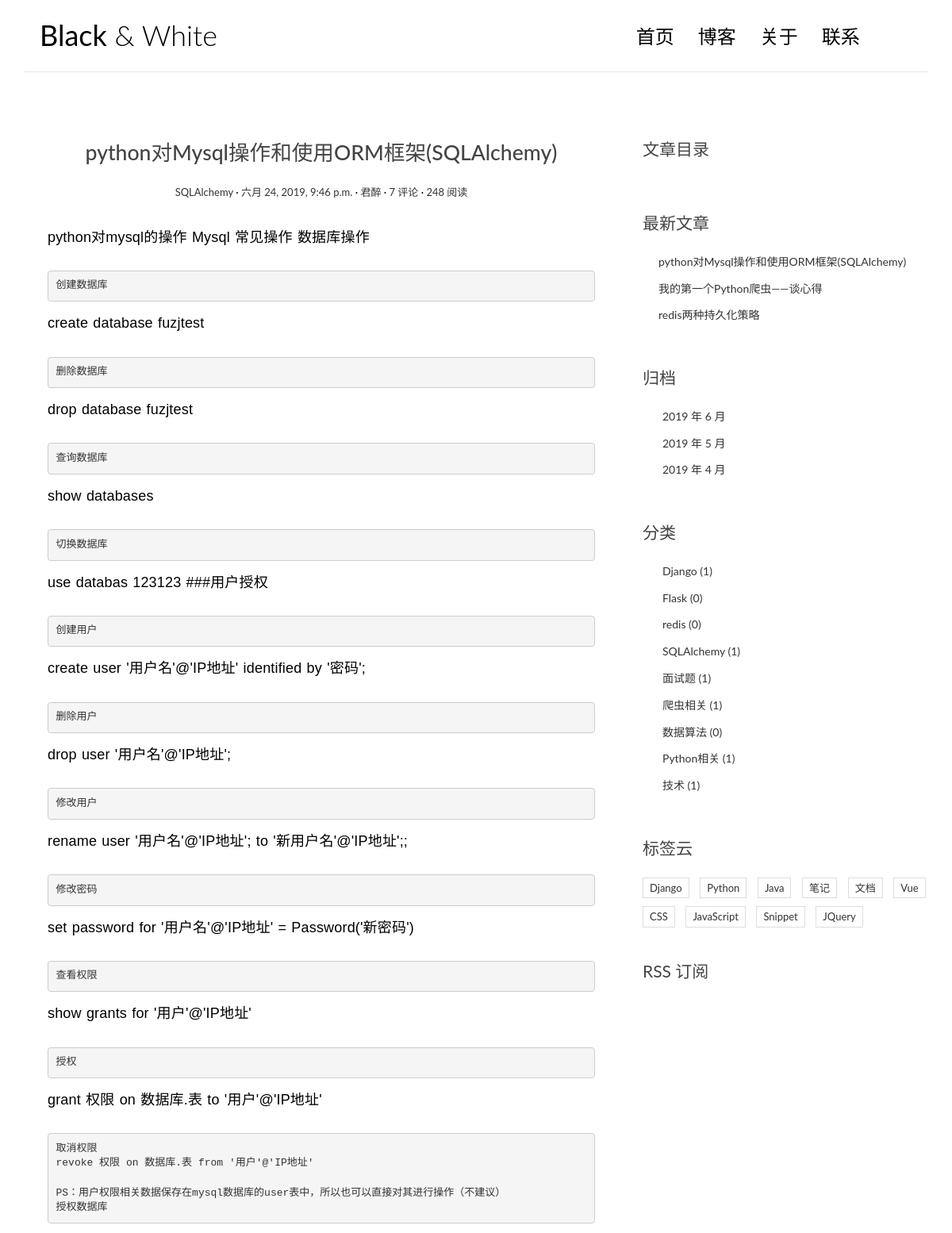
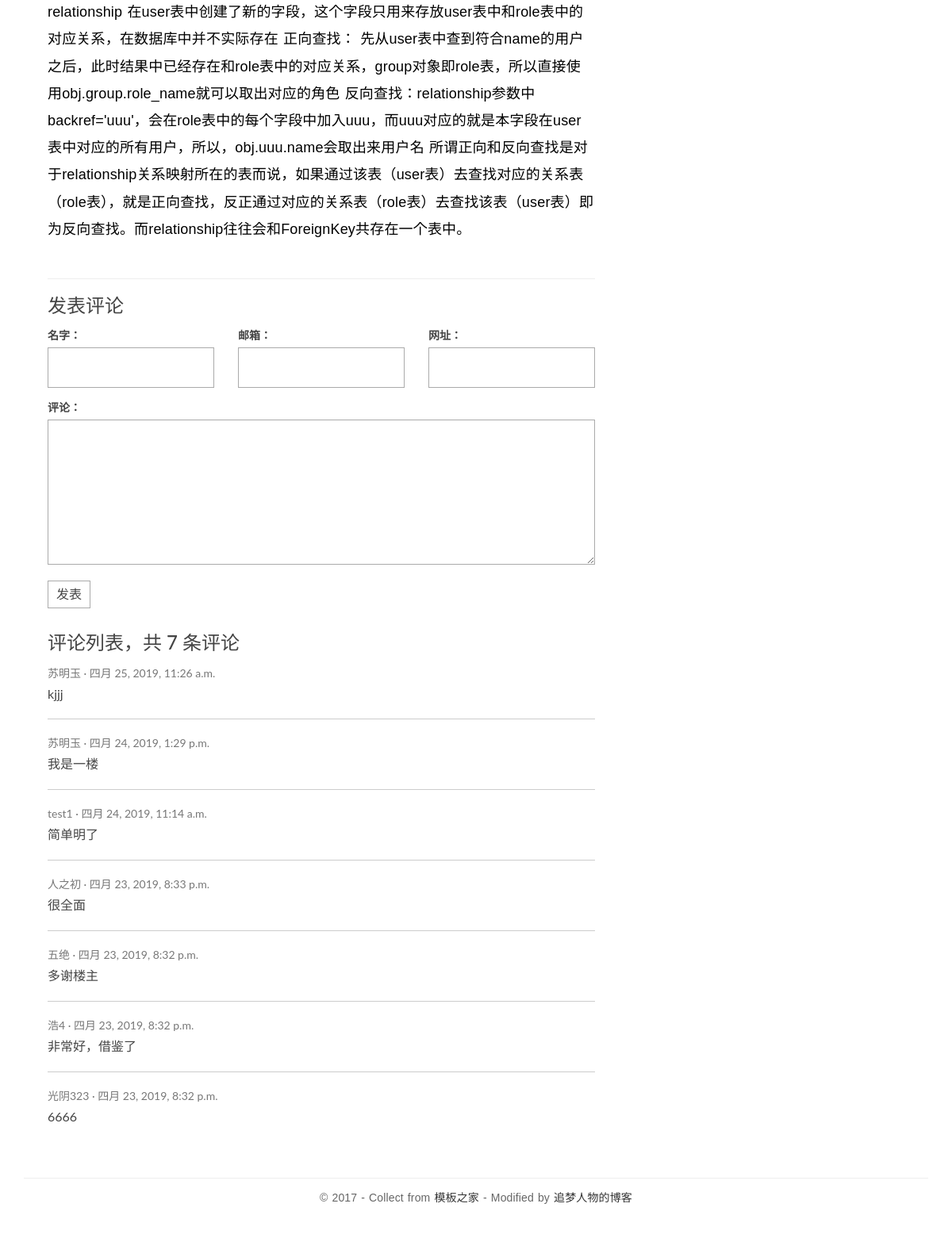
Screenshot of /blog/blogdetail/4/ with the database file from the repository (2 pictures, top to bottom).
### blog/models.py (models this page shows, shortened)
class Blog(models.Model):
    title = models.CharField('标题', max_length=250)
    author = models.CharField('作者', max_length=20)
    content = models.TextField('内容')
    pub_date = models.DateTimeField('发布时间', auto_now_add=True)
    view_num = models.PositiveIntegerField('阅读量', default=0)
    category = models.ForeignKey(Category, on_delete=models.CASCADE, verbose_name='分类')
    tag = models.ManyToManyField(Tag, verbose_name='标签')
    class Meta:
        ordering = ('-pub_date',)
        verbose_name = '博客'
        verbose_name_plural = verbose_name

class Category(models.Model):
    name = models.CharField('名称', max_length=30)
    class Meta:
        verbose_name = '类别'
        verbose_name_plural = verbose_name

class Comment(models.Model):
    blog = models.ForeignKey(Blog, on_delete=models.CASCADE, verbose_name='博客')
    name = models.CharField('姓名', max_length=20)
    email = models.EmailField('邮箱')
    content = models.CharField('内容', max_length=250)
    pub_date = models.DateTimeField('发布时间', auto_now_add=True)
    class Meta:
        ordering = ('-pub_date',)
        verbose_name = '评论'
        verbose_name_plural = verbose_name

class Tag(models.Model):
    name = models.CharField('名称', max_length=20)
    class Meta:
        verbose_name = '标签'
        verbose_name_plural = verbose_name

### blog/views.py (the view)
# urls.py: url(r'^blogdetail/(\d+)/$', views.blogdetail, name='blogdetail'),
def blogdetail(request, bid):
    blogdetail = Blog.objects.get(pk=bid)
    blogdetail.view_num += 1
    blogdetail.save()
    md = markdown.Markdown(extensions=[
                                       'markdown.extensions.extra',
                                       'markdown.extensions.codehilite',
                                       'markdown.extensions.toc',
                                   ])
    blogdetail.content = md.convert(blogdetail.content)
    blogdetail.toc = md.toc
    commentlist = blogdetail.comment_set.all()
    bloglist = Blog.objects.all()
    bloglist3 = Blog.objects.all()[:3]
    categorylist = Category.objects.all()
    taglist = Tag.objects.all()[:10]
    dates = Blog.objects.dates('pub_date', 'month', order='DESC')[:3]
    return render(request, 'blog/single.html', {'blogdetail': blogdetail, 'commentlist': commentlist,
                                                'bloglist': bloglist, 'bloglist3': bloglist3,
                                                'categorylist': categorylist, 'taglist': taglist, 'dates': dates})

### templates/blog/single.html (shortened to what this page needs)
<!DOCTYPE html>
<html>
<head>
    <link rel="stylesheet" href="/static/css/bootstrap.min.css">
    <link rel="stylesheet" href="http://code.ionicframework.com/ionicons/2.0.1/css/ionicons.min.css">
    <link rel="stylesheet" href="/static/css/pace.css">
    <link rel="stylesheet" href="/static/css/custom.css">
</head>
<body id="single">
<div class="container">
    <header id="site-header">
        <div class="row">
            <div class="col-md-4 col-sm-5 col-xs-8">
                <div class="logo">
                    <h1><a href="{% url 'blog:index' %}"><b>Black</b> &amp; White</a></h1>
                </div>
            </div>
            <div class="col-md-8 col-sm-7 col-xs-4">
                <nav class="main-nav" role="navigation">
                    <div class="collapse navbar-collapse" id="bs-example-navbar-collapse-1">
                        <ul class="nav navbar-nav navbar-right">
                            <li class="cl-effect-11"><a href="{% url 'blog:index' %}" data-hover="首页">首页</a></li>
                            <li class="cl-effect-11"><a href="full-width.html" data-hover="博客">博客</a></li>
                            <li class="cl-effect-11"><a href="about.html" data-hover="关于">关于</a></li>
                            <li class="cl-effect-11"><a href="contact.html" data-hover="联系">联系</a></li>
                        </ul>
                    </div>
                </nav>
            </div>
        </div>
    </header>
</div>
<div class="content-body">
    <div class="container">
        <div class="row">
            <main class="col-md-8">
                <article class="post post-1">
                    <header class="entry-header">
                        <h1 class="entry-title">{{ blogdetail.title }}</h1>
                        <div class="entry-meta">
                            <span class="post-category"><a href="#">{{ blogdetail.category.name }}</a></span>
                            <span class="post-date">
                                <a href="#">
                                    <time class="entry-date" datetime="2012-11-09T23:15:57+00:00">
                                        {{ blogdetail.pub_date }}
                                    </time>
                                </a>
                            </span>
                            <span class="post-author"><a href="#">{{ blogdetail.author }}</a></span>
                            <span class="comments-link"><a href="#">{{ blogdetail.comment_set.all.count }} 评论</a></span>
                            <span class="views-count"><a href="#">{{ blogdetail.view_num }} 阅读</a></span>
                        </div>
                    </header>
                    <div class="entry-content clearfix">
                        {{ blogdetail.content|safe }}
                    </div>
                </article>
                <section class="comment-area" id="comment-area">
                    <hr>
                    <h3>发表评论</h3>
                    <form action="{% url 'blog:addcomment' blogdetail.id %}" method="post" class="comment-form">
                        <div class="row">
                            <div class="col-md-4">
                                <label for="id_name">名字：</label>
                                <input type="text" id="id_name" name="name" required>
                            </div>
                            <div class="col-md-4">
                                <label for="id_email">邮箱：</label>
                                <input type="email" id="id_email" name="email" required>
                            </div>
                            <div class="col-md-4">
                                <label for="id_url">网址：</label>
                                <input type="text" id="id_url" name="url">
                            </div>
                            <div class="col-md-12">
                                <label for="id_comment">评论：</label>
                                <textarea name="comment" id="id_comment" required></textarea>
                                <button type="submit" class="comment-btn">发表</button>
                            </div>
                        </div>
                    </form>
                    <div class="comment-list-panel">
                        <h3>评论列表，共 <span>{{ commentlist.count }}</span> 条评论</h3>
                        <ul class="comment-list list-unstyled">
                            {% for comment in commentlist %}
                                <li class="comment-item">
                                    <span class="nickname">{{ comment.name }}</span>
                                    <time class="submit-date" datetime="2012-11-09T23:15:57+00:00">{{ comment.pub_date }}</time>
                                    <div class="text">
                                        {{ comment.content }}
                                    </div>
                                </li>
                            {% empty %}
                                <li class="comment-item">
                                    <h3>没有评论</h3>
                                </li>
                            {% endfor %}
                        </ul>
                    </div>
                </section>
            </main>
            <aside class="col-md-4">
                <div class="widget widget-content">
                    <h3 class="widget-title">文章目录</h3>
                </div>
                <div class="widget widget-recent-posts">
                    <h3 class="widget-title">最新文章</h3>
                    <ul>
                        {% for blog in bloglist3 %}
                            <li>
                                <a href="{% url 'blog:blogdetail' blog.id %}">{{ blog.title }}</a>
                            </li>
                        {% endfor %}
                    </ul>
                </div>
                <div class="widget widget-archives">
                    <h3 class="widget-title">归档</h3>
                    <ul>
                        {% for date in dates %}
                            <li>
                                <a href="{% url 'blog:archives' date.year date.month %}">
                                    {{ date.year }} 年 {{ date.month }} 月
                                </a>
                            </li>
                        {% endfor %}
                    </ul>
                </div>
                <div class="widget widget-category">
                    <h3 class="widget-title">分类</h3>
                    <ul>
                        {% for category in categorylist %}
                             <li>
                                 <a href="{% url 'blog:category' category.id %}">
                                     {{ category.name }} <span class="post-count">({{ category.blog_set.all.count }})</span>
                                 </a>
                             </li>
                        {% endfor %}
                    </ul>
                </div>
                <div class="widget widget-tag-cloud">
                    <h3 class="widget-title">标签云</h3>
                    <ul>
                        {% for tag in taglist %}
                            <li>
                                <a href="{% url 'blog:tag' tag.id %}">{{ tag.name }}</a>
                            </li>
                        {% endfor %}
                    </ul>
                </div>
                <div class="rss">
                    <a href=""> RSS 订阅</a>
                </div>
            </aside>
        </div>
    </div>
</div>
<footer id="site-footer">
    <div class="container">
        <div class="row">
            <div class="col-md-12">
                <p class="copyright">&copy 2017 - Collect from <a href="http://www.cssmoban.com/"
                                                                  target="_blank" title="模板之家">模板之家</a>
                    - Modified by <a href="http://zmrenwu.com/" title="网页模板" target="_blank">追梦人物的博客</a>
                </p>
            </div>
        </div>
    </div>
</footer>
</body>
</html>

### static/css/custom.css (style rules this page uses)
* { outline: none; }
h1, h2, h3, h4, h5, h6 { margin-top: 0; }
b { font-weight: 400; }
a { color: #333; }
body { color: #444; font-family: 'Lato', sans-serif; }
p { font-family: 'Ubuntu', sans-serif; font-weight: 400; word-spacing: 1px; letter-spacing: 0.01em; }
#single p, #page p { margin-bottom: 25px; }
#site-header { background-color: #FFF; padding: 25px 20px; margin-bottom: 40px; border-bottom: 1px solid #e7e7e7; }
.logo h1 a { color: #000; }
.logo h1 { margin: 0; font-family: 'Lato', sans-serif; font-weight: 300; }
.main-nav { margin-top: 11px; max-width: 95%; }
.main-nav a { color: #000000 !important; padding: 0 0 5px 0 !important; margin-right: 30px; font-family: 'Lato', sans-serif; font-weight: 300; font-size: 24px; }
.cl-effect-11 a { padding: 10px 0; color: #0972b4; text-shadow: none; }
.cl-effect-11 a::before { position: absolute; top: 0; left: 0; overflow: hidden; padding: 0 0 5px 0 !important; max-width: 0; border-bottom: 1px solid #000; color: #000; content: attr(data-hover); white-space: nowrap; -webkit-transition: max-width 0.5s; -moz-transition: max-width 0.5s; transition: max-width 0.5s; }
.content-body { padding-bottom: 4em; }
.post { background: #fff; padding: 30px 30px 0; }
.entry-title { text-align: center; font-size: 1.9em; margin-bottom: 20px; line-height: 1.6; padding: 10px 20px 0; }
.entry-meta { text-align: center; color: #DDDDDD; font-size: 13px; margin-bottom: 30px; }
.entry-content { font-size: 18px; line-height: 1.9; font-weight: 300; color: #000; }
.post-category::after, .post-date::after, .post-author::after, .comments-link::after { content: ' ·'; color: #000; }
.widget { background: #fff; padding: 30px 0 0; }
.widget-title { font-size: 1.5em; margin-bottom: 20px; line-height: 1.6; padding: 10px 0 0; font-weight: 400; }
.widget-recent-posts ul { padding: 0; margin: 0; padding-left: 20px; }
.widget-recent-posts ul li { list-style-type: none; position: relative; line-height: 170%; margin-bottom: 10px; }
.widget-recent-posts ul li::before { content: '\f3d3'; font-family: "Ionicons"; position: absolute; left: -17px; top: 3px; font-size: 16px; color: #000; }
.widget-archives ul { padding: 0; margin: 0; padding-left: 25px; }
.widget-archives ul li { list-style-type: none; position: relative; line-height: 170%; margin-bottom: 10px; }
.widget-archives ul li::before { content: '\f3f3'; font-family: "Ionicons"; position: absolute; left: -25px; top: 1px; font-size: 16px; color: #000; }
.widget-category ul { padding: 0; margin: 0; padding-left: 25px; }
.widget-category ul li { list-style-type: none; position: relative; line-height: 170%; margin-bottom: 10px; }
.widget-category ul li::before { content: '\f3fe'; font-family: "Ionicons"; position: absolute; left: -25px; top: 1px; font-size: 18px; color: #000; }
.widget-tag-cloud ul { padding: 0; margin: 0; margin-right: -10px; }
.widget-tag-cloud ul li { list-style-type: none; font-size: 13px; display: inline-block; margin-right: 10px; margin-bottom: 10px; padding: 3px 8px; border: 1px solid #ddd; }
.rss { font-size: 21px; margin-top: 30px; }
.rss a { color: #444; }
#site-footer { padding-top: 10px; padding: 0 0 1.5em 0; }
.copyright { text-align: center; padding-top: 1em; margin: 0; border-top: 1px solid #eee; color: #666; }
.contact-form input, .comment-form input { border: 1px solid #aaa; margin-bottom: 15px; width: 100%; padding: 15px 15px; font-size: 16px; line-height: 100%; transition: 0.4s border-color linear; }
.contact-form textarea, .comment-form textarea { border: 1px solid #aaa; margin-bottom: 15px; width: 100%; padding: 15px 15px; font-size: 16px; line-height: 20px !important; min-height: 183px; transition: 0.4s border-color linear; }
.comment-area { padding: 0 30px 0; }
.comment-form { margin-top: 15px; }
.comment-form .comment-btn { background-color: #fff; border: 1px solid #aaa; font-size: 16px; padding: 5px 10px; }
.comment-list-panel { margin-top: 30px; }
.comment-list { margin-top: 15px; }
.comment-item:not(:last-child) { border-bottom: 1px #ccc solid; margin-bottom: 20px; padding-bottom: 20px; }
.comment-item .nickname, .comment-item .submit-date { color: #777; font-size: 14px; }
.comment-item .nickname:after { content: ' ·'; }
.comment-item .text { padding-top: 5px; font-size: 16px; }

### rows the page displays
Blog: title "python对Mysql操作和使用ORM框架(SQLAlchemy)", category.name "SQLAlchemy", pub_date "六月 24, 2019, 9:46 p.m.", author "君醉", comment_set.all.count "7", view_num "248", content "python对mysql的操作 Mysql 常见操作 数据库操作 创建数据库 create database fuzjtest 删除数据库 drop database fuzjtest 查询数据库 show databases 切换数据库 use databas 123123 ###用户授权 创建用户 create user '用户名'@'IP地址' identified by '密码'; 删除用户 drop user '用户名'@'IP地址'; 修改用户 rename user '用户名'@'IP地址'; to '新用户名'@'IP地址';; 修改密码 set password for '用户名'@'IP地址' = Password('新密码') 查看权限 show grants for '用户'@'IP地址' 授权 grant 权限 on 数据库.表 to '用户'@'IP地址' 取消权限 revoke 权限 on 数据库.表 from '用户'@'IP地址' PS：用户权限相关数据保存在mysql数据库的user表中，所以也可以直接对其进行操作（不建议） 授权数据库 relationship 在user表中创建了新的字段，这个字段只用来存放user表中和role表中的对应关系，在数据库中并不实际存在 正向查找： 先从user表中查到符合name的用户之后，此时结果中已经存在和role表中的对应关系，group对象即role表，所以直接使用obj.group.role_name就可以取出对应的角色…", count "7"
Comment: name "苏明玉", pub_date "四月 25, 2019, 11:26 a.m.", content "kjjj"
Comment: name "苏明玉", pub_date "四月 24, 2019, 1:29 p.m.", content "我是一楼"
Comment: name "test1", pub_date "四月 24, 2019, 11:14 a.m.", content "简单明了"
Comment: name "人之初", pub_date "四月 23, 2019, 8:33 p.m.", content "很全面"
Comment: name "五绝", pub_date "四月 23, 2019, 8:32 p.m.", content "多谢楼主"
Comment: name "浩4", pub_date "四月 23, 2019, 8:32 p.m.", content "非常好，借鉴了"
Comment: name "光阴323", pub_date "四月 23, 2019, 8:32 p.m.", content "6666"
Blog: title "我的第一个Python爬虫——谈心得"
Blog: title "redis两种持久化策略"
Category: name "Django", blog_set.all.count "1"
Category: name "Flask", blog_set.all.count "0"
Category: name "redis", blog_set.all.count "0"
Category: name "SQLAlchemy", blog_set.all.count "1"
Category: name "面试题", blog_set.all.count "1"
Category: name "爬虫相关", blog_set.all.count "1"
Category: name "数据算法", blog_set.all.count "0"
Category: name "Python相关", blog_set.all.count "1"
Category: name "技术", blog_set.all.count "1"
Tag: name "Django"
Tag: name "Python"
Tag: name "Java"
Tag: name "笔记"
Tag: name "文档"
Tag: name "Vue"
Tag: name "CSS"
Tag: name "JavaScript"
Tag: name "Snippet"
Tag: name "JQuery"

### other values shown
{{ date.year }} "2019" "2019" "2019"
{{ date.month }} "6" "5" "4"
